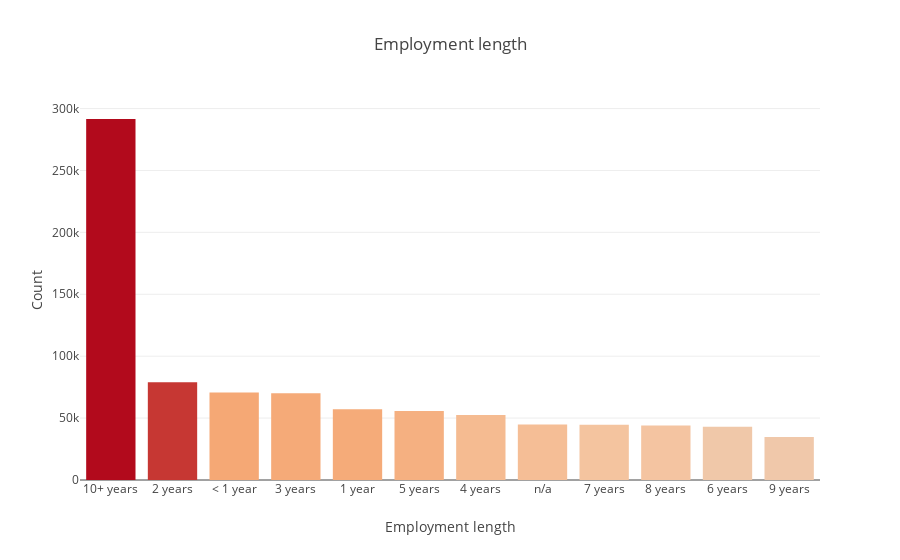

The notebook cell this image was saved under:
### Code cell
# plot the employ length 
trace0 = go.Bar(
    x = df_loan.emp_length.value_counts()[:].index.values,
    y = df_loan.emp_length.value_counts()[:].values,
    marker=dict(
        color=df_loan.emp_title.value_counts()[:40].values
    ),
)

data = [trace0]

layout = go.Layout(
    yaxis=dict(
        title='Count'
    ),
    xaxis=dict(
        title='Employment length'
    ),
    title='Employment length'
)

fig = go.Figure(data=data, layout=layout)

py.iplot(fig, filename='emp-title-bar')

### Figure 1 — Plotly figure (JSON) as saved in the notebook; plotly's stock layout.template omitted (floating-point values rounded to 4 significant figures)
{"data": [{"marker": {"color": [13469, 11240, 5525, 5376, 5355, 4983, 4212, 3988, 3569, 3510, 3178, 3156, 3138, 2925, 2849, 2671, 2598, 2429, 2351, 2136, 2071, 2035, 2019, 1846, 1725, 1724, 1720, 1675, 1603, 1538, 1515, 1462, 1426, 1387, 1387, 1344, 1299, 1246, 1242, 1199]}, "type": "bar", "x": ["10+ years", "2 years", "< 1 year", "3 years", "1 year", "5 years", "4 years", "n/a", "7 years", "8 years", "6 years", "9 years"], "y": [291569, 78870, 70605, 70026, 57095, 55704, 52529, 44825, 44594, 43955, 42950, 34657]}], "layout": {"title": "Employment length", "xaxis": {"title": "Employment length"}, "yaxis": {"title": "Count"}}}
